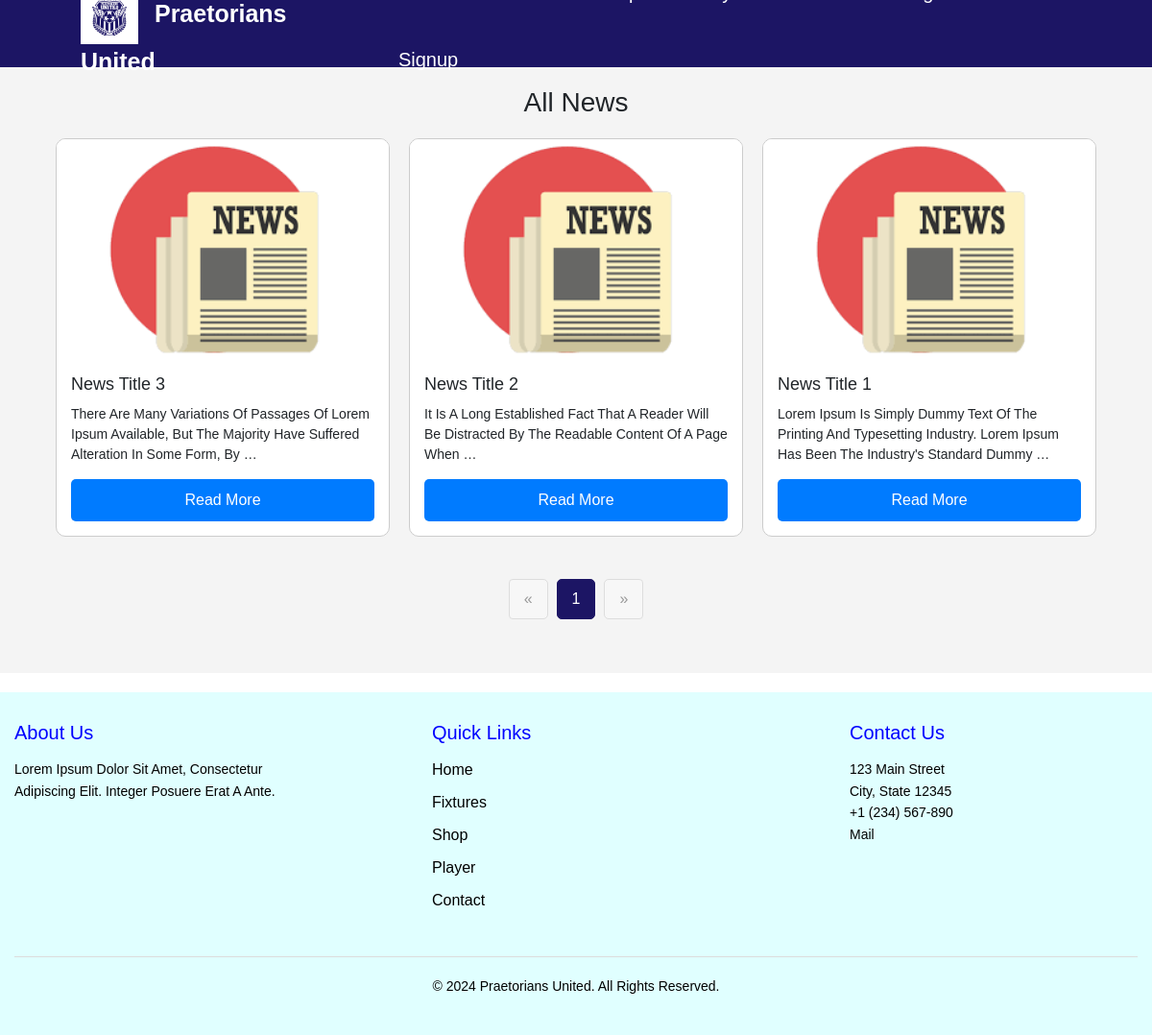
Page /news/ on the committed database.
### club/models.py (models this page shows, shortened)
class News(models.Model):
    title = models.CharField(max_length=200)
    description = models.TextField()
    image = models.ImageField(upload_to='news_images/')
    created_at = models.DateTimeField(auto_now_add=True)

### club/views.py (the view)
# urls.py: path('news/',views.news,name='news'),
def news(request):
    news_list = News.objects.all().order_by('-created_at')
    paginator = Paginator(news_list, 9)
    page_number = request.GET.get('page')
    page_obj = paginator.get_page(page_number)
    data = {
        'page_obj': page_obj,
    }
    return render(request, 'news.html', data)

### templates/news.html (shortened to what this page needs)
{% extends "base.html" %}
{% block content %}
<div class="news-all-container">
    <h1>All News</h1>
    <div class="news-all-row">
        {% for item in page_obj %}
        <div class="news-all-col-md-4 mb-4">
            <div class="news-all-card">
                <img src="{{ item.image.url }}" class="news-all-card-img-top" alt="{{ item.title }}">
                <div class="news-all-card-body">
                    <h5 class="news-all-card-title">{{ item.title }}</h5>
                    <p class="news-all-card-text">{{ item.description|truncatewords:20 }}</p>
                    <a href="{% url 'news_detail' item.pk %}" class="news-all-btn btn-primary">Read More</a>
                </div>
            </div>
        </div>
        {% endfor %}
    </div>
    <nav aria-label="Page navigation">
        <ul class="pagination">
            {% if page_obj.has_previous %}
            <li class="page-item">
                <a class="page-link" href="?page={{ page_obj.previous_page_number }}" aria-label="Previous">
                    <span aria-hidden="true">&laquo;</span>
                </a>
            </li>
            {% else %}
            <li class="page-item disabled">
                <span class="page-link" aria-hidden="true">&laquo;</span>
            </li>
            {% endif %}
            {% for num in page_obj.paginator.page_range %}
            <li class="page-item {% if page_obj.number == num %}active{% endif %}">
                <a class="page-link" href="?page={{ num }}">{{ num }}</a>
            </li>
            {% endfor %}
            {% if page_obj.has_next %}
            <li class="page-item">
                <a class="page-link" href="?page={{ page_obj.next_page_number }}" aria-label="Next">
                    <span aria-hidden="true">&raquo;</span>
                </a>
            </li>
            {% else %}
            <li class="page-item disabled">
                <span class="page-link" aria-hidden="true">&raquo;</span>
            </li>
            {% endif %}
        </ul>
    </nav>
</div>
{% endblock %}

### static/css/style.css (style rules this page uses)
* { margin: 0; padding: 0; box-sizing: border-box; font-family: Arial, Helvetica, sans-serif; text-transform: capitalize; text-decoration: none; }
body { min-height: 100vh; background-size:cover ; background-position: center; }
.news-all-container { margin-top: 50px; padding: 40px 20px; background-color: #f4f4f4; }
.news-all-container h1 { font-size: 28px; margin-bottom: 20px; text-align: center; }
.news-all-row { display: flex; flex-wrap: wrap; gap: 20px; justify-content: center; }
.news-all-col-md-4 { flex: 1 1 30%; max-width: 30%; box-sizing: border-box; display: flex; }
.news-all-card { border: 1px solid #ccc; border-radius: 10px; overflow: hidden; background-color: #fff; transition: transform 0.3s; display: flex; flex-direction: column; height: 100%; }
.news-all-card-img-top { width: 100%; height: auto; }
.news-all-card-body { padding: 15px; display: flex; flex-direction: column; justify-content: space-between; flex-grow: 1; }
.news-all-card-title { font-size: 18px; margin-bottom: 10px; }
.news-all-card-text { font-size: 14px; margin-bottom: 15px; flex-grow: 1; }
.news-all-btn { display: inline-block; padding: 10px 20px; background-color: #007bff; color: #fff; border-radius: 5px; text-decoration: none; transition: background-color 0.3s; text-align: center; }
.pagination { display: flex; justify-content: center; margin-top: 20px; list-style-type: none; padding: 0; }
.page-item { margin: 0 5px; }
.page-link { color: #1c1564; padding: 10px 15px; border: 1px solid #ddd; border-radius: 5px; text-decoration: none; transition: background-color 0.2s, color 0.2s; }
.page-item.active .page-link { background-color: #1c1564; color: #fff; border-color: #1c1564; }
.page-item.disabled .page-link { color: #999; pointer-events: none; background-color: #f7f7f7; border-color: #ddd; }

### rows in the picture
News: image (picture), title "News Title 3", description "There Are Many Variations Of Passages Of Lorem Ipsum Available, But The Majority Have Suffered Alteration In Some Form, By …"
News: image (picture), title "News Title 2", description "It Is A Long Established Fact That A Reader Will Be Distracted By The Readable Content Of A Page When …"
News: image (picture), title "News Title 1", description "Lorem Ipsum Is Simply Dummy Text Of The Printing And Typesetting Industry. Lorem Ipsum Has Been The Industry's Standard Dummy …"

### other values in the picture
{{ num }} "1"
